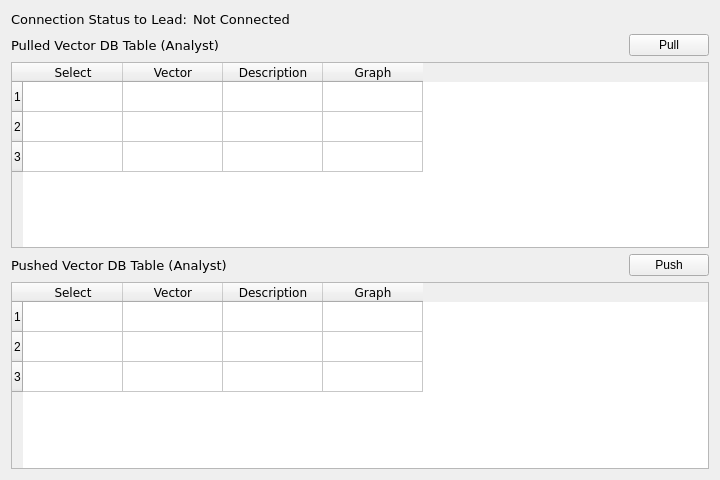
<?xml version="1.0" encoding="UTF-8"?>
<ui version="4.0">
 <class>Frame</class>
 <widget class="QFrame" name="Frame">
  <property name="geometry">
   <rect>
    <x>0</x>
    <y>0</y>
    <width>720</width>
    <height>480</height>
   </rect>
  </property>
  <property name="minimumSize">
   <size>
    <width>720</width>
    <height>480</height>
   </size>
  </property>
  <property name="windowTitle">
   <string>Vector DB Sync</string>
  </property>
  <layout class="QVBoxLayout" name="verticalLayout">
   <item>
    <layout class="QHBoxLayout" name="horizontalLayout">
     <item>
      <widget class="QLabel" name="label">
       <property name="sizePolicy">
        <sizepolicy hsizetype="Fixed" vsizetype="Preferred">
         <horstretch>0</horstretch>
         <verstretch>0</verstretch>
        </sizepolicy>
       </property>
       <property name="minimumSize">
        <size>
         <width>0</width>
         <height>0</height>
        </size>
       </property>
       <property name="font">
        <font>
         <family>Verdana</family>
         <pointsize>10</pointsize>
        </font>
       </property>
       <property name="text">
        <string>Connection Status to Lead:</string>
       </property>
      </widget>
     </item>
     <item>
      <widget class="QLabel" name="label_2">
       <property name="font">
        <font>
         <family>Verdana</family>
         <pointsize>10</pointsize>
        </font>
       </property>
       <property name="text">
        <string>Not Connected</string>
       </property>
      </widget>
     </item>
    </layout>
   </item>
   <item>
    <layout class="QHBoxLayout" name="horizontalLayout_2">
     <item>
      <widget class="QLabel" name="label_3">
       <property name="font">
        <font>
         <family>Verdana</family>
         <pointsize>10</pointsize>
        </font>
       </property>
       <property name="text">
        <string>Pulled Vector DB Table (Analyst)</string>
       </property>
      </widget>
     </item>
     <item>
      <spacer name="horizontalSpacer">
       <property name="orientation">
        <enum>Qt::Horizontal</enum>
       </property>
       <property name="sizeHint" stdset="0">
        <size>
         <width>40</width>
         <height>20</height>
        </size>
       </property>
      </spacer>
     </item>
     <item>
      <widget class="QPushButton" name="pushButton">
       <property name="text">
        <string>Pull</string>
       </property>
      </widget>
     </item>
    </layout>
   </item>
   <item>
    <widget class="QTableWidget" name="tableWidget">
     <row>
      <property name="text">
       <string>1</string>
      </property>
     </row>
     <row>
      <property name="text">
       <string>2</string>
      </property>
     </row>
     <row>
      <property name="text">
       <string>3</string>
      </property>
     </row>
     <column>
      <property name="text">
       <string>Select</string>
      </property>
      <property name="font">
       <font>
        <family>Verdana</family>
       </font>
      </property>
     </column>
     <column>
      <property name="text">
       <string>Vector</string>
      </property>
      <property name="font">
       <font>
        <family>Verdana</family>
       </font>
      </property>
     </column>
     <column>
      <property name="text">
       <string>Description</string>
      </property>
      <property name="font">
       <font>
        <family>Verdana</family>
       </font>
      </property>
     </column>
     <column>
      <property name="text">
       <string>Graph</string>
      </property>
      <property name="font">
       <font>
        <family>Verdana</family>
       </font>
      </property>
     </column>
     <item row="0" column="0">
      <property name="text">
       <string/>
      </property>
      <property name="checkState">
       <enum>Unchecked</enum>
      </property>
     </item>
     <item row="1" column="0">
      <property name="text">
       <string/>
      </property>
      <property name="checkState">
       <enum>Unchecked</enum>
      </property>
     </item>
     <item row="2" column="0">
      <property name="text">
       <string/>
      </property>
      <property name="checkState">
       <enum>Unchecked</enum>
      </property>
     </item>
    </widget>
   </item>
   <item>
    <layout class="QHBoxLayout" name="horizontalLayout_3">
     <item>
      <widget class="QLabel" name="label_4">
       <property name="font">
        <font>
         <family>Verdana</family>
         <pointsize>10</pointsize>
        </font>
       </property>
       <property name="text">
        <string>Pushed Vector DB Table (Analyst)</string>
       </property>
      </widget>
     </item>
     <item>
      <spacer name="horizontalSpacer_2">
       <property name="orientation">
        <enum>Qt::Horizontal</enum>
       </property>
       <property name="sizeHint" stdset="0">
        <size>
         <width>40</width>
         <height>20</height>
        </size>
       </property>
      </spacer>
     </item>
     <item>
      <widget class="QPushButton" name="pushButton_2">
       <property name="text">
        <string>Push</string>
       </property>
      </widget>
     </item>
    </layout>
   </item>
   <item>
    <widget class="QTableWidget" name="tableWidget_2">
     <row>
      <property name="text">
       <string>1</string>
      </property>
     </row>
     <row>
      <property name="text">
       <string>2</string>
      </property>
     </row>
     <row>
      <property name="text">
       <string>3</string>
      </property>
     </row>
     <column>
      <property name="text">
       <string>Select</string>
      </property>
      <property name="font">
       <font>
        <family>Verdana</family>
       </font>
      </property>
     </column>
     <column>
      <property name="text">
       <string>Vector</string>
      </property>
      <property name="font">
       <font>
        <family>Verdana</family>
       </font>
      </property>
     </column>
     <column>
      <property name="text">
       <string>Description</string>
      </property>
      <property name="font">
       <font>
        <family>Verdana</family>
       </font>
      </property>
     </column>
     <column>
      <property name="text">
       <string>Graph</string>
      </property>
      <property name="font">
       <font>
        <family>Verdana</family>
       </font>
      </property>
     </column>
     <item row="0" column="0">
      <property name="text">
       <string/>
      </property>
      <property name="checkState">
       <enum>Unchecked</enum>
      </property>
     </item>
     <item row="1" column="0">
      <property name="text">
       <string/>
      </property>
      <property name="checkState">
       <enum>Unchecked</enum>
      </property>
     </item>
     <item row="2" column="0">
      <property name="text">
       <string/>
      </property>
      <property name="checkState">
       <enum>Unchecked</enum>
      </property>
     </item>
    </widget>
   </item>
  </layout>
 </widget>
 <resources/>
 <connections/>
</ui>
